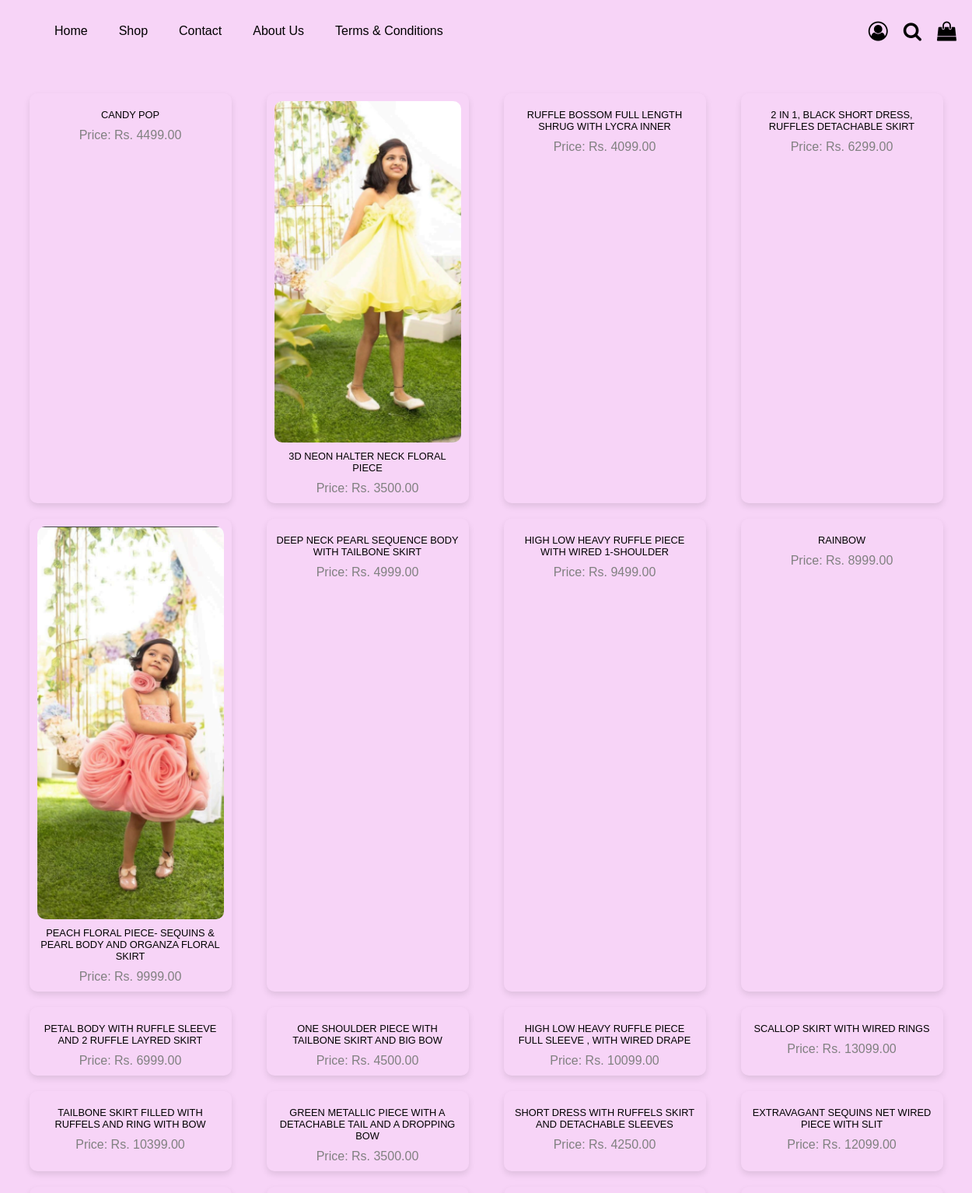
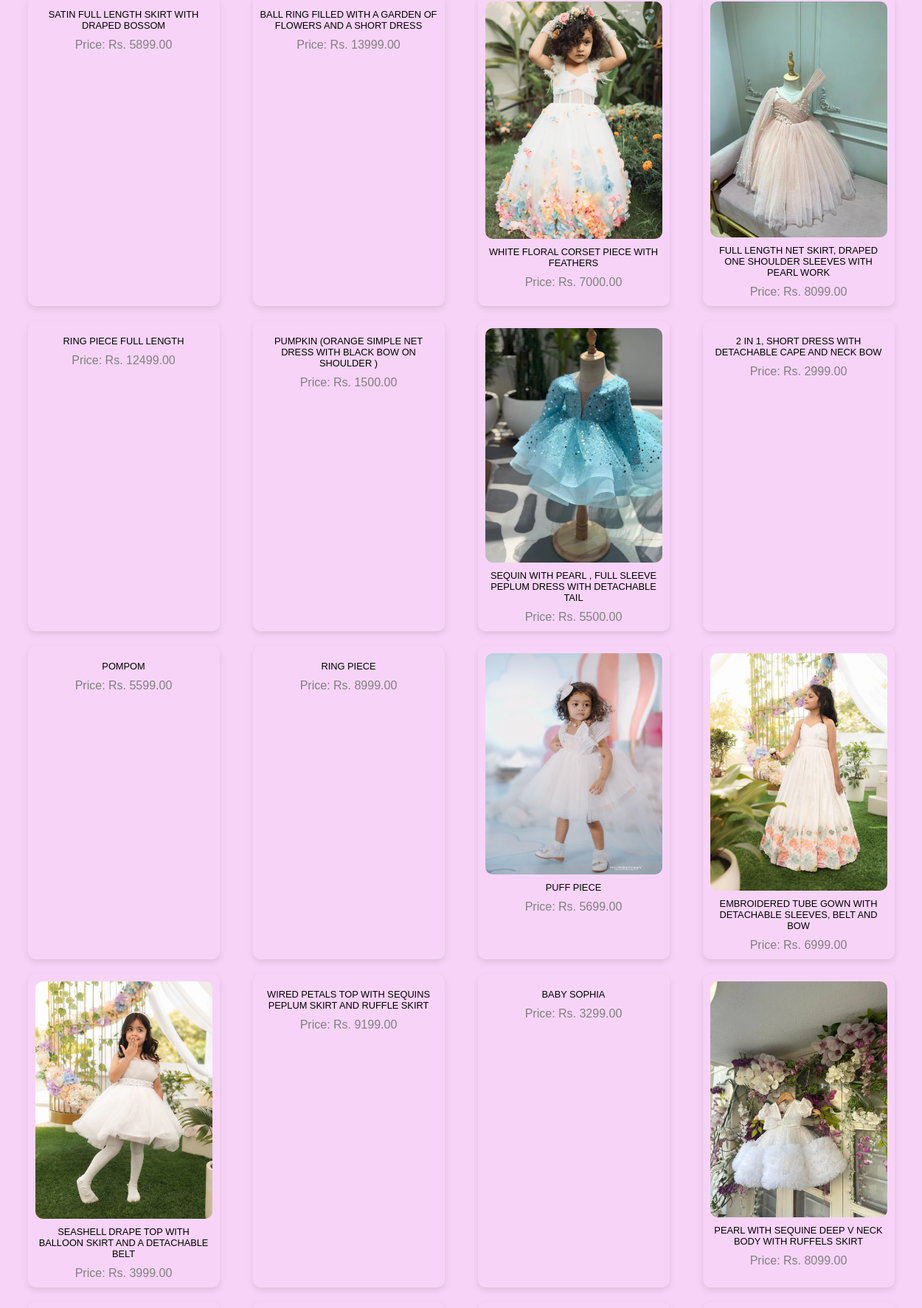
The page /birthday_list/ (upper part) on the database its author committed (2 pictures, top to bottom).
### sales/models.py (models this page shows, shortened)
class Birthdays(models.Model):
    name = models.CharField(max_length=100)
    image = models.ImageField(upload_to='sales/static/media/')
    price = models.DecimalField(max_digits=10, decimal_places=2)

### sales/views.py (the view)
# urls.py: path('birthday_list/',views.birth_day,name='birthday_list'),
def birth_day(request):
    birth = Birthdays.objects.all()
    return render(request,'birthday_list.html', {'birth': birth})

### sales/templates/birthday_list.html (shortened to what this page needs)
<!DOCTYPE html>
<html lang="en">
<head>
    <link rel="stylesheet" href="https://cdnjs.cloudflare.com/ajax/libs/font-awesome/4.7.0/css/font-awesome.min.css">
</head>
<body>
    <div class="navbar">
        <div class="navbar-left">
            <ul class="nav-links">
                <li><a href="/">Home</a></li>
                <li><a href="/shop">Shop</a>
                </li>
                <li><a href="/contact_us">Contact</a></li>
                <li><a href="/about_us">About Us</a></li>
                <li><a href="/terms_condition">Terms & Conditions</a></li>
            </ul>
        </div>
        <div class="navbar-right">
            <div class="nav-icons">
                <a href="login_view"><i class="fa fa-user-circle-o" aria-hidden="true" style="font-size:25px;color:black;"></i></a>
                <a href="search_results"><i class="fa fa-search" aria-hidden="true" style="font-size:25px;color:black;"></i></a>
                <a href="#cart"><i class="fa fa-shopping-bag" aria-hidden="true" style="font-size:25px;color:black;"></i></a>
            </div>
        </div>
    </div>
    <div class="content-container">
        <div class="birthday-cards">
            {% for birthday in birth %}
            <div class="card" onclick="location.href='{% url 'birthday_list' %}'">
                <img src="{{ birthday.image.url }}" alt="{{ birth.name }}">
                <h2>{{ birthday.name }}</h2>
                <p>Price: Rs. {{ birthday.price }}</p>
            </div>
            {% empty %}
            <h2>No Products Available</h2>
            {% endfor %}
        </div>
    </div>
</body>
</html>

### sales/templates/birthday_list.html (style rules this page uses)
body { background-color: #F7D4F7; display: flex; flex-direction: column; min-height: 100vh; margin: 0; font-family: Arial, sans-serif; }
.navbar { position: fixed; top: 0; left: 0; width: 100%; background: transparent; display: flex; align-items: center; justify-content: space-between; padding: 10px 20px; height: 80px; z-index: 1000; box-sizing: border-box; }
.nav-links { list-style: none; display: flex; gap: 20px; margin: 0; }
.nav-links li { position: relative; }
.nav-links a { text-decoration: none; color: black; padding: 10px; transition: color 0.3s; font-family: sans-serif; }
.nav-icons { display: flex; gap: 20px; align-items: center; }
.nav-icons a { color: black; text-decoration: none; transition: color 0.3s; }
.content-container { padding-top: 100px; text-align: center; }
.birthday-cards { display: grid; grid-template-columns: repeat(auto-fit, minmax(240px, 1fr)); gap: 20px; justify-items: center; padding: 20px; max-width: 1200px; width: 100%; margin: 0 auto; }
.card { background-color: transparent; border-radius: 10px; box-shadow: 0 4px 8px rgba(0, 0, 0, 0.1); width: 100%; max-width: 240px; padding: 10px; cursor: pointer; transition: transform 0.2s; display: flex; flex-direction: column; align-items: center; }
.card img { width: 100%; height: auto; border-radius: 10px; }
.card h2 { font-size: 0.8em; margin: 10px 0; font-weight: normal; text-align: center; }
.card p { margin: 0; color: gray; }

### rows shown on the page
Birthdays: name "CANDY POP", price "4499.00"
Birthdays: image (picture), name "3D NEON HALTER NECK FLORAL PIECE", price "3500.00"
Birthdays: name "RUFFLE BOSSOM FULL LENGTH SHRUG WITH LYCRA INNER", price "4099.00"
Birthdays: name "2 IN 1, BLACK SHORT DRESS, RUFFLES DETACHABLE SKIRT", price "6299.00"
Birthdays: image (picture), name "PEACH FLORAL PIECE- SEQUINS & PEARL BODY AND ORGANZA FLORAL SKIRT", price "9999.00"
Birthdays: name "DEEP NECK PEARL SEQUENCE BODY WITH TAILBONE SKIRT", price "4999.00"
Birthdays: name "HIGH LOW HEAVY RUFFLE PIECE WITH WIRED 1-SHOULDER", price "9499.00"
Birthdays: name "RAINBOW", price "8999.00"
Birthdays: name "PETAL BODY WITH RUFFLE SLEEVE AND 2 RUFFLE LAYRED SKIRT", price "6999.00"
Birthdays: name "ONE SHOULDER PIECE WITH TAILBONE SKIRT AND BIG BOW", price "4500.00"
Birthdays: name "HIGH LOW HEAVY RUFFLE PIECE FULL SLEEVE , WITH WIRED DRAPE", price "10099.00"
Birthdays: name "SCALLOP SKIRT WITH WIRED RINGS", price "13099.00"
Birthdays: name "TAILBONE SKIRT FILLED WITH RUFFELS AND RING WITH BOW", price "10399.00"
Birthdays: name "GREEN METALLIC PIECE WITH A DETACHABLE TAIL AND A DROPPING BOW", price "3500.00"
Birthdays: name "SHORT DRESS WITH RUFFELS SKIRT AND DETACHABLE SLEEVES", price "4250.00"
Birthdays: name "EXTRAVAGANT SEQUINS NET WIRED PIECE WITH SLIT", price "12099.00"
Birthdays: name "SATIN FULL LENGTH SKIRT WITH DRAPED BOSSOM", price "5899.00"
Birthdays: name "BALL RING FILLED WITH A GARDEN OF FLOWERS AND A SHORT DRESS", price "13999.00"
Birthdays: image (picture), name "WHITE FLORAL CORSET PIECE WITH FEATHERS", price "7000.00"
Birthdays: image (picture), name "FULL LENGTH NET SKIRT, DRAPED ONE SHOULDER SLEEVES WITH PEARL WORK", price "8099.00"
Birthdays: name "RING PIECE FULL LENGTH", price "12499.00"
Birthdays: name "PUMPKIN (ORANGE SIMPLE NET DRESS WITH BLACK BOW ON SHOULDER )", price "1500.00"
Birthdays: image (picture), name "SEQUIN WITH PEARL , FULL SLEEVE PEPLUM DRESS WITH DETACHABLE TAIL", price "5500.00"
Birthdays: name "2 IN 1, SHORT DRESS WITH DETACHABLE CAPE AND NECK BOW", price "2999.00"
Birthdays: name "POMPOM", price "5599.00"
Birthdays: name "RING PIECE", price "8999.00"
Birthdays: image (picture), name "PUFF PIECE", price "5699.00"
Birthdays: image (picture), name "EMBROIDERED TUBE GOWN WITH DETACHABLE SLEEVES, BELT AND BOW", price "6999.00"
Birthdays: image (picture), name "SEASHELL DRAPE TOP WITH BALLOON SKIRT AND A DETACHABLE BELT", price "3999.00"
Birthdays: name "WIRED PETALS TOP WITH SEQUINS PEPLUM SKIRT AND RUFFLE SKIRT", price "9199.00"
Birthdays: name "BABY SOPHIA", price "3299.00"
Birthdays: image (picture), name "PEARL WITH SEQUINE DEEP V NECK BODY WITH RUFFELS SKIRT", price "8099.00"
